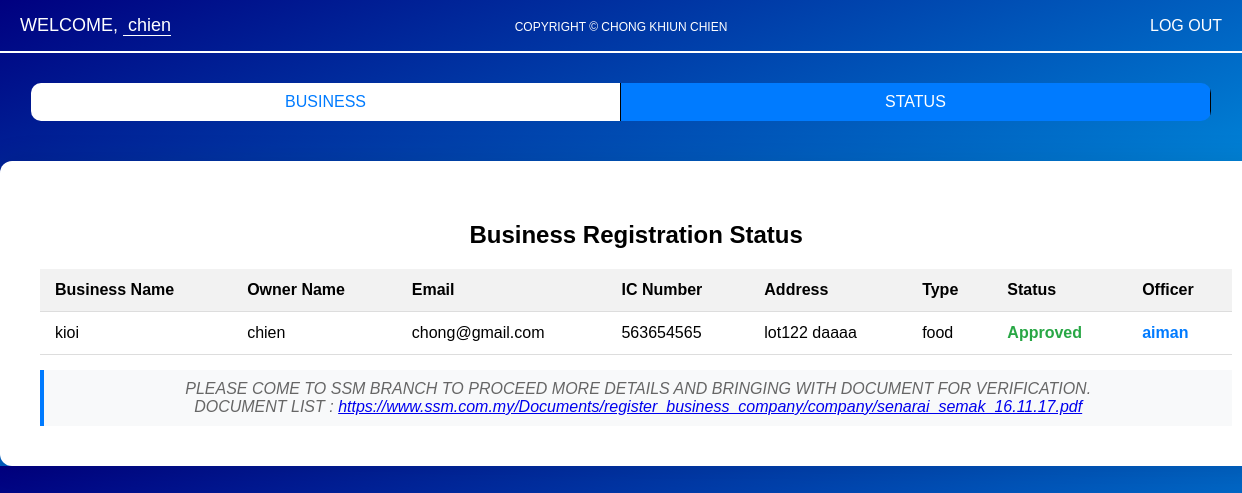
The app's page /userstatus.php (signed in) with its own data.
### tables this page shows
CREATE TABLE `applications` (
  `id` int(11) NOT NULL,
  `business_id` int(11) NOT NULL,
  `officer_id` int(11) DEFAULT NULL,
  `status` varchar(20) NOT NULL,
  `date_submitted` datetime DEFAULT current_timestamp()
);

CREATE TABLE `businesses` (
  `id` int(11) NOT NULL,
  `user_id` int(11) NOT NULL,
  `business_name` varchar(255) NOT NULL,
  `name` varchar(255) NOT NULL,
  `email` varchar(255) NOT NULL,
  `ic_number` varchar(50) NOT NULL,
  `address` text NOT NULL,
  `type` varchar(100) NOT NULL
);

CREATE TABLE `users` (
  `id` int(11) NOT NULL,
  `username` varchar(100) NOT NULL,
  `email` varchar(100) NOT NULL,
  `password` varchar(255) NOT NULL,
  `role` enum('client','officer','admin') NOT NULL DEFAULT 'client'
);

### userstatus.php (the view, shortened to what this page needs)
<?php
$conn = new mysqli("localhost", "root", "", "project");
$user_id = $_SESSION['user']['id'];
$username = $_SESSION['user']['username'];
$sql = "
    SELECT b.*, a.status, u.username AS officer_name
    FROM businesses b
    LEFT JOIN applications a ON b.id = a.business_id
    LEFT JOIN users u ON a.officer_id = u.id
    WHERE b.user_id = ?
";
$stmt = $conn->prepare($sql);
$stmt->bind_param("i", $user_id);
$stmt->execute();
$result = $stmt->get_result();
?>
<!DOCTYPE html>
<html lang="en">
<head>
    <link rel="stylesheet" href="user.css">
</head>
<body>
<header class="header">
    <div class="welcome">WELCOME, <span class="username"><?= htmlspecialchars($username) ?></span></div>
    <a href="logout.php" class="logout">LOG OUT</a>
</header>
<div class="button-container">
    <button onclick="window.location.href='userbussiness.php'" class="btn-status">BUSINESS</button>
    <button class="btn-status active">STATUS</button>
</div>
<div class="content">
    <h2>Business Registration Status</h2>
    <?php if ($result->num_rows > 0): ?>
        <table>
            <tr>
                <th>Business Name</th>
                <th>Owner Name</th>
                <th>Email</th>
                <th>IC Number</th>
                <th>Address</th>
                <th>Type</th>
                <th>Status</th>
                <th>Officer</th>
            </tr>
            <?php while ($row = $result->fetch_assoc()):
                $status = $row['status'] ?? 'pending';
                $status_class = match(strtolower($status)) {
                    'approved' => 'status-approved',
                    'rejected' => 'status-rejected',
                    default => 'status-pending'
                };
            ?>
            <tr>
                <td><?= htmlspecialchars($row['business_name']) ?></td>
                <td><?= htmlspecialchars($row['name']) ?></td>
                <td><?= htmlspecialchars($row['email']) ?></td>
                <td><?= htmlspecialchars($row['ic_number']) ?></td>
                <td><?= htmlspecialchars($row['address']) ?></td>
                <td><?= htmlspecialchars($row['type']) ?></td>
                <td class="<?= $status_class ?>"><?= ucfirst($status) ?></td>
                <td class="officer-name"><?= $row['officer_name'] ? htmlspecialchars($row['officer_name']) : 'Processing' ?></td>
            </tr>
            <?php endwhile; ?>
        </table>
        <div class="status-note">
            PLEASE COME TO SSM BRANCH TO PROCEED MORE DETAILS AND BRINGING WITH DOCUMENT FOR VERIFICATION.<br>
            DOCUMENT LIST : <a href="https://www.ssm.com.my/Documents/register_business_company/company/senarai_semak_16.11.17.pdf" target="_blank" rel="noopener noreferrer">https://www.ssm.com.my/Documents/register_business_company/company/senarai_semak_16.11.17.pdf</a>
        </div>
    <?php else: ?>
        <p>You haven't registered any businesses yet.</p>
        <button onclick="window.location.href='registerbussness.php'" class="btn-register">REGISTER</button>
    <?php endif; ?>
</div>
<div class="copyright">
       COPYRIGHT &copy; CHONG KHIUN CHIEN
    </div>
</body>
</html>

### user.css (style rules this page uses)
body { margin: 0; padding: 0; background: rgb(0,0,128); background: linear-gradient(159deg, rgba(0,0,128,1) 0%, rgba(0,191,255,1) 100%); font-family: Arial, sans-serif; text-align: center; }
.header { display: flex; justify-content: space-between; align-items: center; padding: 15px 20px; border-bottom: 2px solid #ffffff; }
.welcome { font-size: 18px; color: #fff; }
.username { padding-left: 5px; border-bottom: 1px solid #fff; }
.logout { font-size: 16px; color: #fff; text-decoration: none; }
.button-container { display: flex; justify-content: center; margin-top: 30px; width: 95%; margin-left: auto; margin-right: auto; border-radius: 10px; overflow: hidden; }
.btn-business, .btn-status { padding: 40px 20px; font-size: 24px; border: none; cursor: pointer; flex: 1; }
.btn-business.active, .btn-status.active { background-color: #007bff; color: #fff; }
.content { margin-top: 40px; padding: 40px; background-color: #ffffff; width: 96%; max-width: 1380px; margin-left: auto; margin-right: auto; border-radius: 12px; overflow: hidden; text-align: center; box-shadow: 0 0 30px rgba(0, 0, 0, 0.1); }
.copyright { position: absolute; top: 20px; left: 50%; transform: translateX(-50%); font-size: 12px; color: #ffffff; }
table { width: 100%; border-collapse: collapse; margin-top: 20px; }
th, td { padding: 12px 15px; text-align: left; border-bottom: 1px solid #ddd; }
th { background-color: #f2f2f2; font-weight: bold; }
.status-approved { color: #28a745; font-weight: bold; }
td.officer-name { font-weight: bold; color: #007bff; }
.status-note { margin-top: 15px; font-style: italic; color: #666; padding: 10px; background-color: #f8f9fa; border-left: 4px solid #007bff; }
.content { overflow-x: auto; }
.btn-business, .btn-status { padding: 10px 20px; font-size: 16px; border: none; border-right: 1px solid #000; cursor: pointer; }
.btn-status { background-color: #fff; color: #007bff; }

### records on screen
applications: business.business_name "kioi", business.name "chien", business.email "chong@gmail.com", business.ic_number "563654565", business.address "lot122 daaaa", business.type "food", status "Approved", officer.username "aiman"

### other values on screen
$username "chien"
